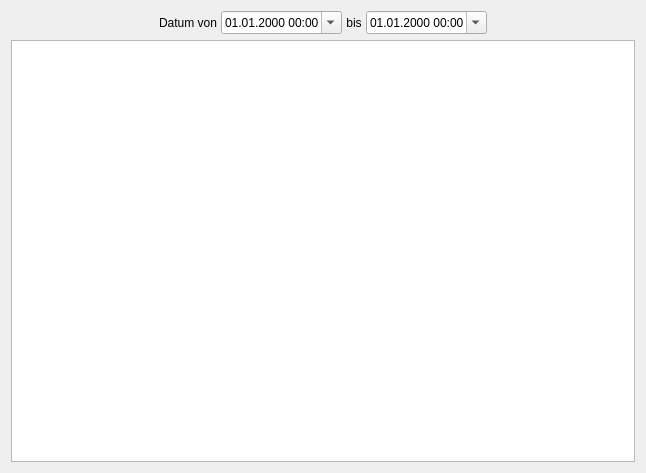
<?xml version="1.0" encoding="UTF-8"?>
<ui version="4.0">
 <class>CLogbookView</class>
 <widget class="QWidget" name="CLogbookView">
  <property name="geometry">
   <rect>
    <x>0</x>
    <y>0</y>
    <width>646</width>
    <height>473</height>
   </rect>
  </property>
  <property name="windowTitle">
   <string>Änderungs-Logbuch</string>
  </property>
  <layout class="QVBoxLayout" name="verticalLayout_2">
   <item>
    <layout class="QHBoxLayout" name="horizontalLayout">
     <property name="spacing">
      <number>4</number>
     </property>
     <item>
      <spacer name="horizontalSpacer">
       <property name="orientation">
        <enum>Qt::Horizontal</enum>
       </property>
       <property name="sizeHint" stdset="0">
        <size>
         <width>40</width>
         <height>20</height>
        </size>
       </property>
      </spacer>
     </item>
     <item>
      <widget class="QLabel" name="label">
       <property name="sizePolicy">
        <sizepolicy hsizetype="Maximum" vsizetype="Preferred">
         <horstretch>0</horstretch>
         <verstretch>0</verstretch>
        </sizepolicy>
       </property>
       <property name="text">
        <string>Datum von</string>
       </property>
       <property name="alignment">
        <set>Qt::AlignRight|Qt::AlignTrailing|Qt::AlignVCenter</set>
       </property>
      </widget>
     </item>
     <item>
      <widget class="QDateTimeEdit" name="datFrom">
       <property name="sizePolicy">
        <sizepolicy hsizetype="Maximum" vsizetype="Fixed">
         <horstretch>0</horstretch>
         <verstretch>0</verstretch>
        </sizepolicy>
       </property>
       <property name="displayFormat">
        <string>dd.MM.yyyy hh:mm</string>
       </property>
       <property name="calendarPopup">
        <bool>true</bool>
       </property>
      </widget>
     </item>
     <item>
      <widget class="QLabel" name="label_2">
       <property name="sizePolicy">
        <sizepolicy hsizetype="Maximum" vsizetype="Preferred">
         <horstretch>0</horstretch>
         <verstretch>0</verstretch>
        </sizepolicy>
       </property>
       <property name="text">
        <string>bis</string>
       </property>
       <property name="alignment">
        <set>Qt::AlignCenter</set>
       </property>
      </widget>
     </item>
     <item>
      <widget class="QDateTimeEdit" name="datTo">
       <property name="sizePolicy">
        <sizepolicy hsizetype="Maximum" vsizetype="Fixed">
         <horstretch>0</horstretch>
         <verstretch>0</verstretch>
        </sizepolicy>
       </property>
       <property name="displayFormat">
        <string>dd.MM.yyyy hh:mm</string>
       </property>
       <property name="calendarPopup">
        <bool>true</bool>
       </property>
      </widget>
     </item>
     <item>
      <spacer name="horizontalSpacer_2">
       <property name="orientation">
        <enum>Qt::Horizontal</enum>
       </property>
       <property name="sizeHint" stdset="0">
        <size>
         <width>40</width>
         <height>20</height>
        </size>
       </property>
      </spacer>
     </item>
    </layout>
   </item>
   <item>
    <widget class="QTableWidget" name="tbwLogbook"/>
   </item>
  </layout>
 </widget>
 <tabstops>
  <tabstop>datFrom</tabstop>
  <tabstop>datTo</tabstop>
  <tabstop>tbwLogbook</tabstop>
 </tabstops>
 <resources/>
 <connections/>
</ui>
